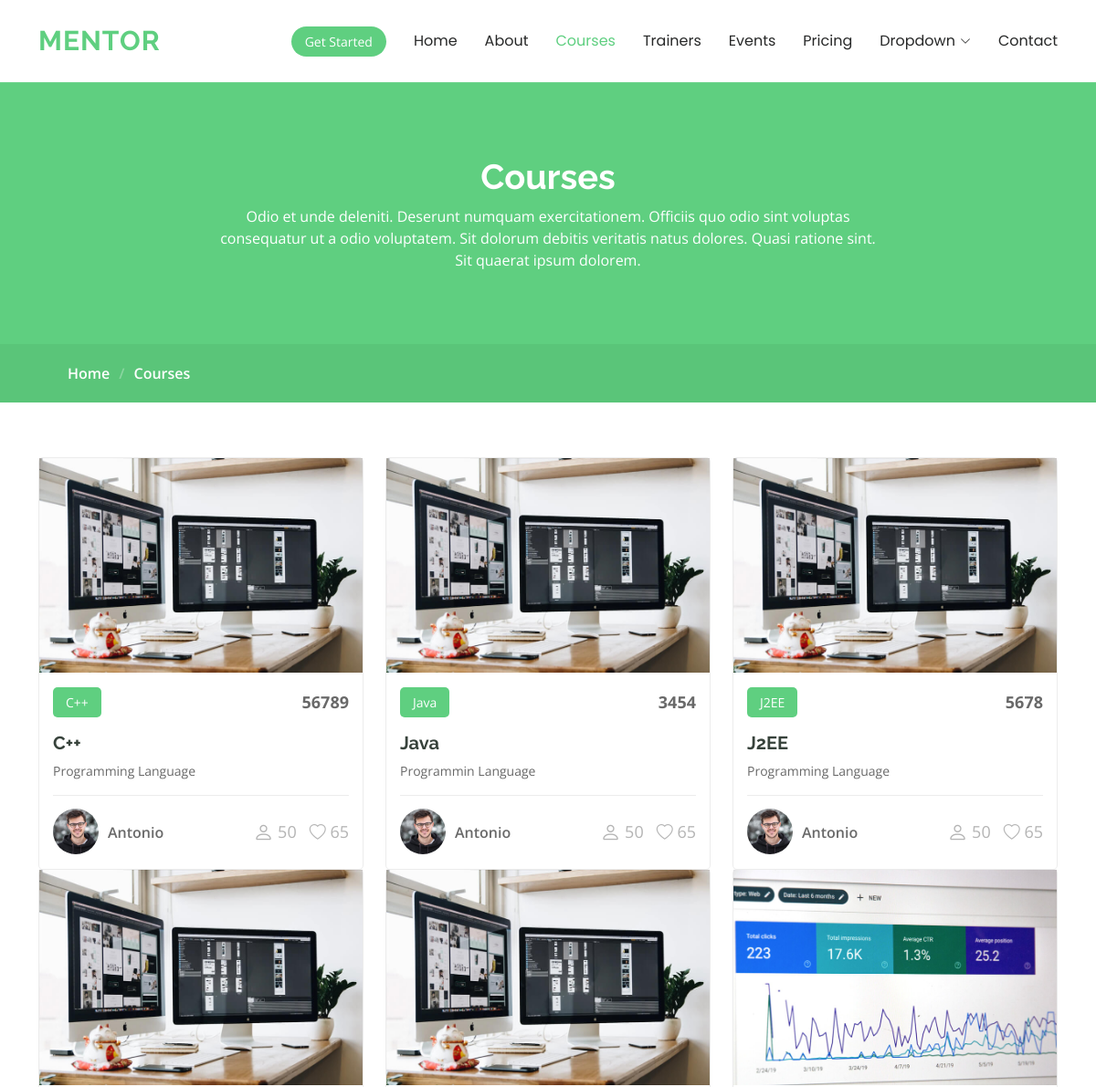
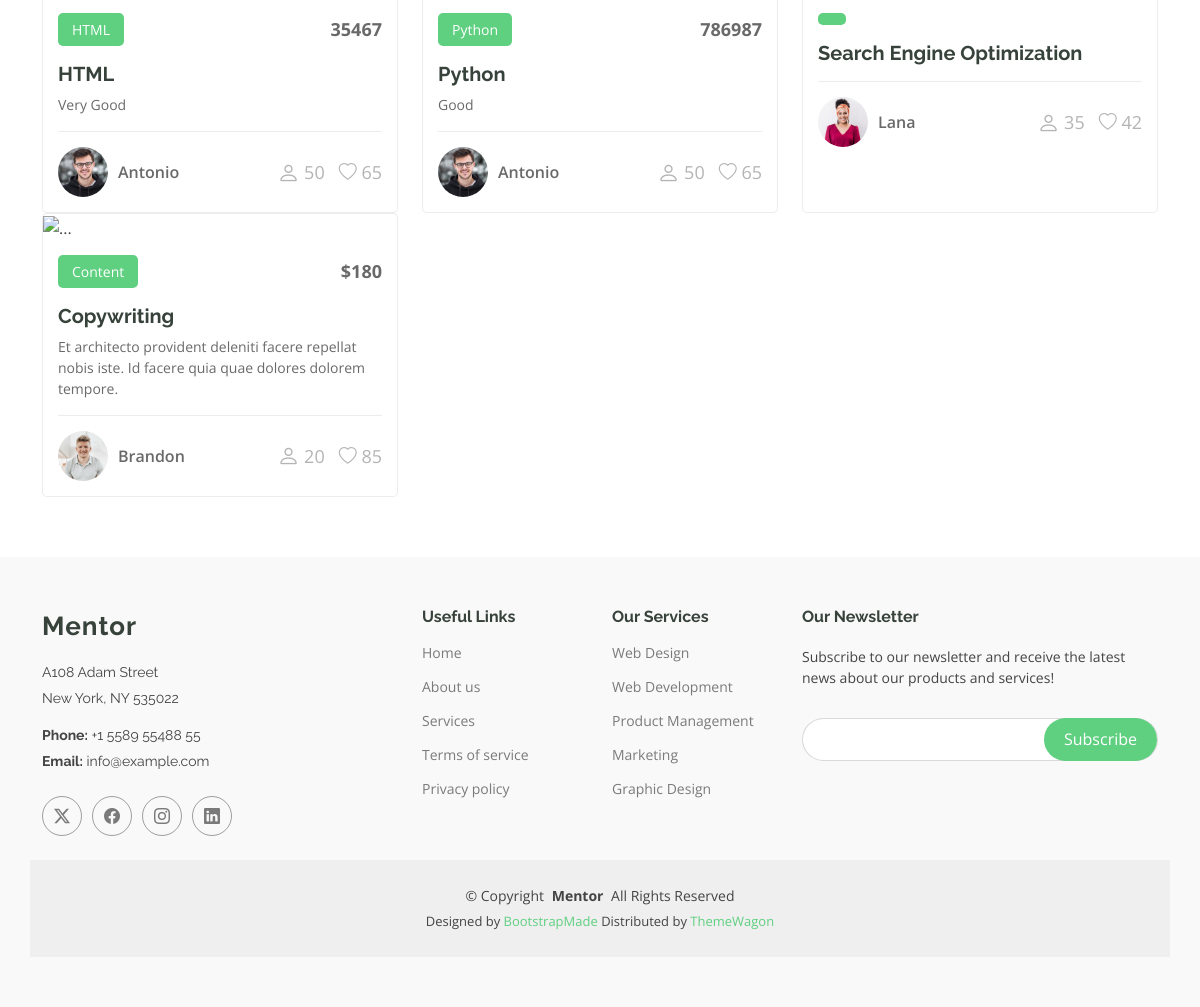
Screenshot of /course/ with the database file from the repository (2 pictures, top to bottom).
### schoolapp1/models.py (models this page shows)
class Course(models.Model):
    photo = models.ImageField(upload_to='photo')
    name = models.CharField(max_length=255)
    fee = models.PositiveIntegerField(default=0)
    description = models.TextField()

### schoolapp1/views.py (the view)
# urls.py: path('course/',courseView, name='courseView'),
def courseView(request):
    courses = Course.objects.all()
    return render(request,'courses.html', {'courses':courses})

### templates/courses.html (shortened to what this page needs)
{%load static %}
<!DOCTYPE html>
<html lang="en">
<head>
  <link href="{% static 'assets/vendor/bootstrap/css/bootstrap.min.css' %}" rel="stylesheet">
  <link href="{% static 'assets/vendor/bootstrap-icons/bootstrap-icons.css' %}" rel="stylesheet">
  <link href="{% static 'assets/vendor/aos/aos.css' %}" rel="stylesheet">
  <link href="{% static 'assets/vendor/glightbox/css/glightbox.min.css' %}" rel="stylesheet">
  <link href="{% static 'assets/vendor/swiper/swiper-bundle.min.css' %}" rel="stylesheet">
  <link href="{% static 'assets/css/main.css' %}" rel="stylesheet">
</head>
<body class="courses-page">
  <header id="header" class="header d-flex align-items-center sticky-top">
    <div class="container-fluid container-xl position-relative d-flex align-items-center">
      <a href="index.html" class="logo d-flex align-items-center me-auto">
        <h1 class="sitename">Mentor</h1>
      </a>
      <nav id="navmenu" class="navmenu">
        <ul>
          <li><a href="index.html">Home<br></a></li>
          <li><a href="about.html">About</a></li>
          <li><a href="courses.html" class="active">Courses</a></li>
          <li><a href="trainers.html">Trainers</a></li>
          <li><a href="events.html">Events</a></li>
          <li><a href="pricing.html">Pricing</a></li>
          <li class="dropdown"><a href="#"><span>Dropdown</span> <i class="bi bi-chevron-down toggle-dropdown"></i></a>
          </li>
          <li><a href="contact.html">Contact</a></li>
        </ul>
      </nav>
      <a class="btn-getstarted" href="courses.html">Get Started</a>
    </div>
  </header>
  <main class="main">
    <div class="page-title" data-aos="fade">
      <div class="heading">
        <div class="container">
          <div class="row d-flex justify-content-center text-center">
            <div class="col-lg-8">
              <h1>Courses</h1>
              <p class="mb-0">Odio et unde deleniti. Deserunt numquam exercitationem. Officiis quo odio sint voluptas consequatur ut a odio voluptatem. Sit dolorum debitis veritatis natus dolores. Quasi ratione sint. Sit quaerat ipsum dolorem.</p>
            </div>
          </div>
        </div>
      </div>
      <nav class="breadcrumbs">
        <div class="container">
          <ol>
            <li><a href="index.html">Home</a></li>
            <li class="current">Courses</li>
          </ol>
        </div>
      </nav>
    </div>
    <section id="courses" class="courses section">
      <div class="container">
        <div class="row">
        {% for i in courses %}
          <div class="col-lg-4 col-md-6 d-flex align-items-stretch" data-aos="zoom-in" data-aos-delay="100">
            <div class="course-item">
              <img src="{% static 'assets/img/course-1.jpg' %}" class="img-fluid" alt="...">
              <div class="course-content">
                <div class="d-flex justify-content-between align-items-center mb-3">
                  <p class="category">{{i.name}}</p>
                  <p class="price">{{i.fee}}</p>
                </div>
                <h3><a href="course-details.html">{{i.name}}</a></h3>
                <p class="description">{{i.description}}</p>
                <div class="trainer d-flex justify-content-between align-items-center">
                  <div class="trainer-profile d-flex align-items-center">
                    <img src="{% static 'assets/img/trainers/trainer-1-2.jpg' %}" class="img-fluid" alt="">
                    <a href="" class="trainer-link">Antonio</a>
                  </div>
                  <div class="trainer-rank d-flex align-items-center">
                    <i class="bi bi-person user-icon"></i>&nbsp;50
                    &nbsp;&nbsp;
                    <i class="bi bi-heart heart-icon"></i>&nbsp;65
                  </div>
                </div>
              </div>
            </div>
          </div>
          {% endfor %}
          <div class="col-lg-4 col-md-6 d-flex align-items-stretch mt-4 mt-md-0" data-aos="zoom-in" data-aos-delay="200">
            <div class="course-item">
              <img src="{% static 'assets/img/course-2.jpg' %}" class="img-fluid" alt="...">
              <div class="course-content">
                <div class="d-flex justify-content-between align-items-center mb-3">
                  <p class="category">{{i.name}}</p>
                </div>
                <h3><a href="course-details.html">Search Engine Optimization</a></h3>
                <div class="trainer d-flex justify-content-between align-items-center">
                  <div class="trainer-profile d-flex align-items-center">
                    <img src="{% static 'assets/img/trainers/trainer-2-2.jpg' %}" class="img-fluid" alt="">
                    <a href="" class="trainer-link">Lana</a>
                  </div>
                  <div class="trainer-rank d-flex align-items-center">
                    <i class="bi bi-person user-icon"></i>&nbsp;35
                    &nbsp;&nbsp;
                    <i class="bi bi-heart heart-icon"></i>&nbsp;42
                  </div>
                </div>
              </div>
            </div>
          </div>
          <div class="col-lg-4 col-md-6 d-flex align-items-stretch mt-4 mt-lg-0" data-aos="zoom-in" data-aos-delay="300">
            <div class="course-item">
              <img src="{% static 'assets/img/course-3.jpg" class="img-fluid' %}" alt="...">
              <div class="course-content">
                <div class="d-flex justify-content-between align-items-center mb-3">
                  <p class="category">Content</p>
                  <p class="price">$180</p>
                </div>
                <h3><a href="course-details.html">Copywriting</a></h3>
                <p class="description">Et architecto provident deleniti facere repellat nobis iste. Id facere quia quae dolores dolorem tempore.</p>
                <div class="trainer d-flex justify-content-between align-items-center">
                  <div class="trainer-profile d-flex align-items-center">
                    <img src="{% static 'assets/img/trainers/trainer-3-2.jpg' %}" class="img-fluid" alt="">
                    <a href="" class="trainer-link">Brandon</a>
                  </div>
                  <div class="trainer-rank d-flex align-items-center">
                    <i class="bi bi-person user-icon"></i>&nbsp;20
                    &nbsp;&nbsp;
                    <i class="bi bi-heart heart-icon"></i>&nbsp;85
                  </div>
                </div>
              </div>
            </div>
          </div>
        </div>
      </div>
    </section>
  </main>
  <footer id="footer" class="footer position-relative light-background">
    <div class="container footer-top">
      <div class="row gy-4">
        <div class="col-lg-4 col-md-6 footer-about">
          <a href="index.html" class="logo d-flex align-items-center">
            <span class="sitename">Mentor</span>
          </a>
          <div class="footer-contact pt-3">
            <p>A108 Adam Street</p>
            <p>New York, NY 535022</p>
            <p class="mt-3"><strong>Phone:</strong> <span>+1 5589 55488 55</span></p>
            <p><strong>Email:</strong> <span>info@example.com</span></p>
          </div>
          <div class="social-links d-flex mt-4">
            <a href=""><i class="bi bi-twitter-x"></i></a>
            <a href=""><i class="bi bi-facebook"></i></a>
            <a href=""><i class="bi bi-instagram"></i></a>
            <a href=""><i class="bi bi-linkedin"></i></a>
          </div>
        </div>
        <div class="col-lg-2 col-md-3 footer-links">
          <h4>Useful Links</h4>
          <ul>
            <li><a href="#">Home</a></li>
            <li><a href="#">About us</a></li>
            <li><a href="#">Services</a></li>
            <li><a href="#">Terms of service</a></li>
            <li><a href="#">Privacy policy</a></li>
          </ul>
        </div>
        <div class="col-lg-2 col-md-3 footer-links">
          <h4>Our Services</h4>
          <ul>
            <li><a href="#">Web Design</a></li>
            <li><a href="#">Web Development</a></li>
            <li><a href="#">Product Management</a></li>
            <li><a href="#">Marketing</a></li>
            <li><a href="#">Graphic Design</a></li>
          </ul>
        </div>
        <div class="col-lg-4 col-md-12 footer-newsletter">
          <h4>Our Newsletter</h4>
          <p>Subscribe to our newsletter and receive the latest news about our products and services!</p>
          <form action="forms/newsletter.php" method="post" class="php-email-form">
            <div class="newsletter-form"><input type="email" name="email"><input type="submit" value="Subscribe"></div>
          </form>
        </div>
      </div>
    </div>
    <div class="container copyright text-center mt-4">
      <p>© <span>Copyright</span> <strong class="px-1 sitename">Mentor</strong> <span>All Rights Reserved</span></p>
      <div class="credits">
        Designed by <a href="https://bootstrapmade.com/">BootstrapMade</a> Distributed by <a href=“https://themewagon.com>ThemeWagon
      </div>
    </div>
  </footer>
</body>
</html>

### rows the page displays
Course: name "C++", fee "56789", description "Programming Language"
Course: name "Java", fee "3454", description "Programmin Language"
Course: name "J2EE", fee "5678", description "Programming Language"
Course: name "HTML", fee "35467", description "Very Good"
Course: name "Python", fee "786987", description "Good"
